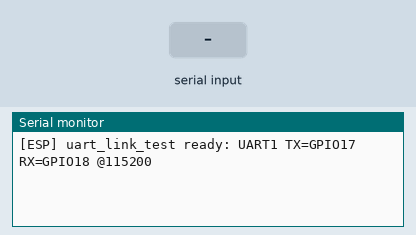
Recording of a program running on a simulated ESP32-S3. On the bench: the last lines printed to the serial monitor. The test bench sets the inputs (shaded band).

Above: at 1.4 s.
1.5 s: "PING \n" received over the second serial link
At 1.8 s:
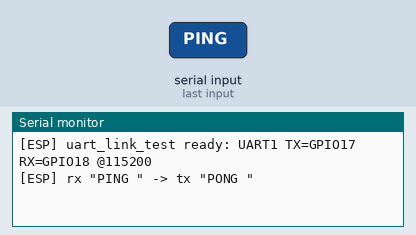
3.0 s: "1\n" received over the second serial link
At 4.2 s:
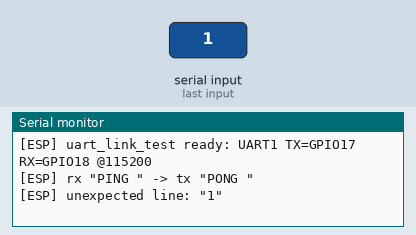

The program:

main.cpp
```cpp
// UART link test (test-only protocol, not the vault data contract).
// STM32 USART1 sends "PING <n>\n"; this replies "PONG <n>\n" on UART1
// and logs everything to the USB serial monitor.

#include <Arduino.h>

// UART1 pins wired to the Nucleo: GPIO17 -> PA10 (STM32 RX), GPIO18 <- PA9 (STM32 TX).
static constexpr int kLinkTxPin = 17;
static constexpr int kLinkRxPin = 18;
static constexpr uint32_t kLinkBaud = 115200;
static constexpr size_t kMaxLineLen = 64;
static constexpr uint32_t kStatusPeriodMs = 5000;

static HardwareSerial Link(1);

static char lineBuf[kMaxLineLen + 1];
static size_t lineLen = 0;
static bool lineOverflow = false;

static uint32_t pingCount = 0;
static uint32_t badCount = 0;
static uint32_t overflowCount = 0;
static uint32_t lastStatusMs = 0;

static void handleLine(const char *line) {
  if (strncmp(line, "PING ", 5) == 0) {
    pingCount++;
    Link.printf("PONG %s\n", line + 5);
    Serial.printf("[ESP] rx \"%s\" -> tx \"PONG %s\"\n", line, line + 5);
  } else {
    badCount++;
    Serial.printf("[ESP] unexpected line: \"%s\"\n", line);
  }
}

void setup() {
  Serial.begin(115200);
  Link.begin(kLinkBaud, SERIAL_8N1, kLinkRxPin, kLinkTxPin);
  delay(200);
  Serial.printf("\n[ESP] uart_link_test ready: UART1 TX=GPIO%d RX=GPIO%d @%lu\n",
                kLinkTxPin, kLinkRxPin, (unsigned long)kLinkBaud);
}

void loop() {
  while (Link.available() > 0) {
    char c = (char)Link.read();
    if (c == '\r') {
      continue;
    }
    if (c == '\n') {
      if (lineOverflow) {
        overflowCount++;
        Serial.println("[ESP] line too long, dropped");
      } else {
        lineBuf[lineLen] = '\0';
        handleLine(lineBuf);
      }
      lineLen = 0;
      lineOverflow = false;
    } else if (lineLen < kMaxLineLen) {
      lineBuf[lineLen++] = c;
    } else {
      lineOverflow = true;
    }
  }

  uint32_t now = millis();
  if (now - lastStatusMs >= kStatusPeriodMs) {
    lastStatusMs = now;
    Serial.printf("[ESP] status pings=%lu bad=%lu overflow=%lu\n",
                  (unsigned long)pingCount, (unsigned long)badCount,
                  (unsigned long)overflowCount);
  }
}
```

Measured:
- after the input at 1.5 s, the serial monitor: prints a new line at once (image 1)
- after the input at 3.0 s, the serial monitor: prints a new line at once (image 2)
